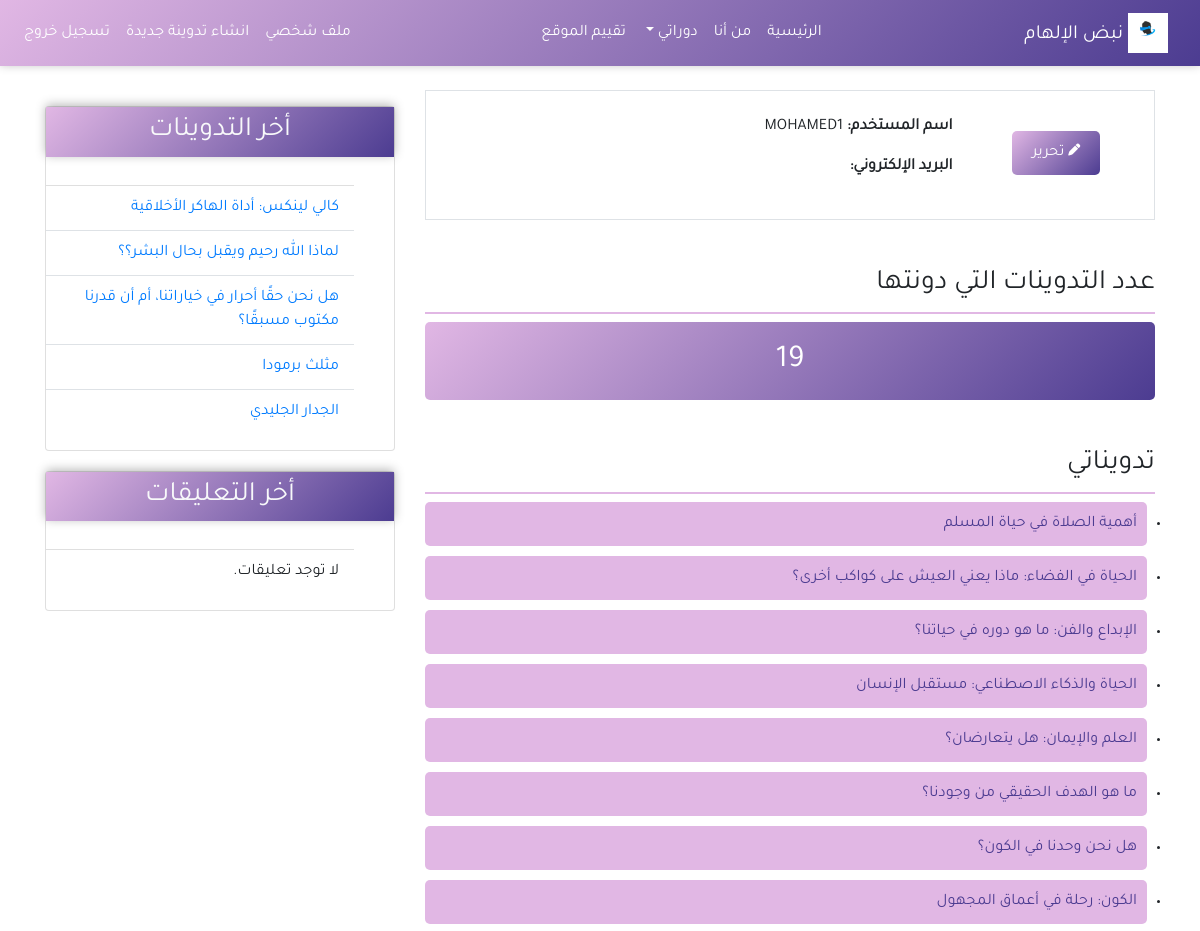
The page /profile/?page=2 (signed in, upper part) on the database as committed earlier.
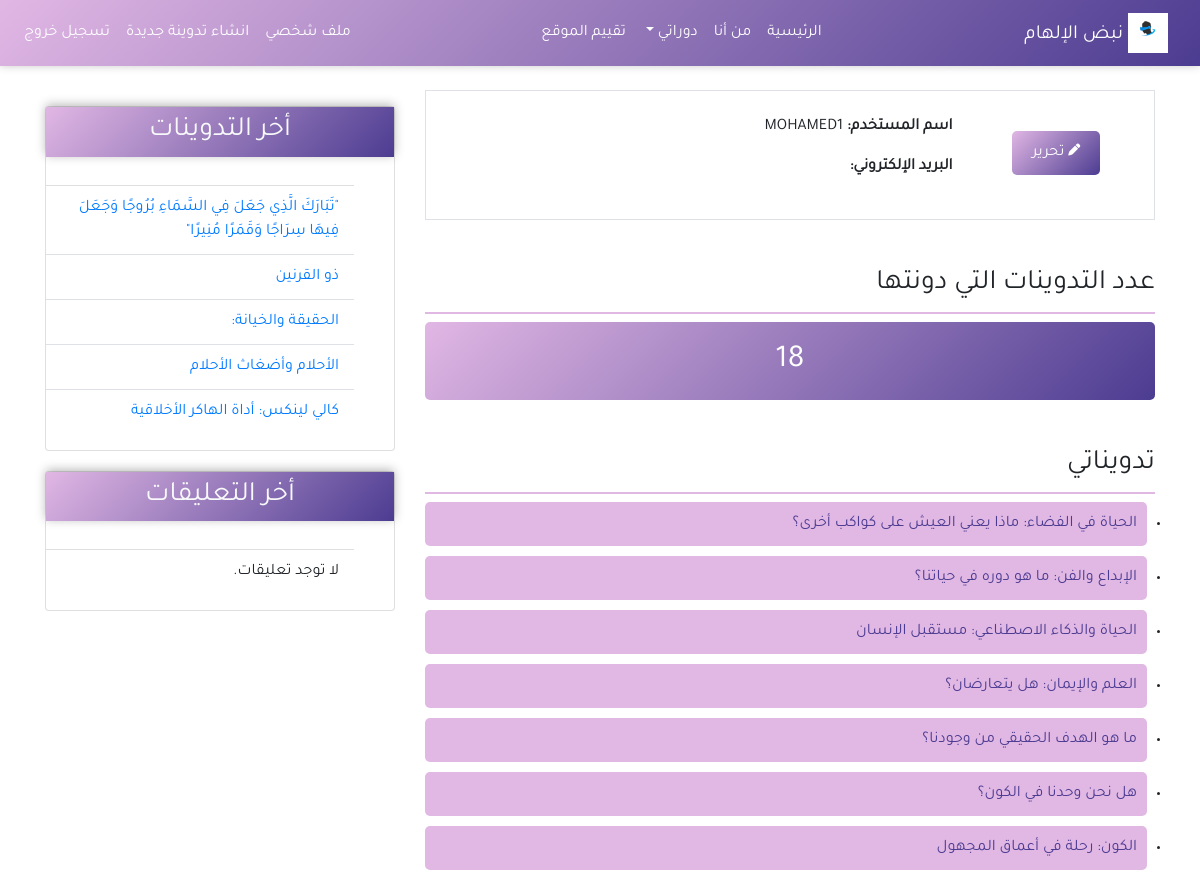
The same page on the database as committed later.
### myblog/models.py (models this page shows, shortened)
class Post(models.Model):
    title = models.CharField(max_length=100)
    content = models.TextField()
    post_date = models.DateTimeField(default=timezone.now)
    post_update = models.DateTimeField(auto_now=True)
    user = models.ForeignKey(User, on_delete=models.SET_NULL, null=True, blank=True)
    class Meta:
        ordering = ('-post_date',)

### users/views.py (the view)
# urls.py: path('profile/',views.profile, name='profile'),
@login_required(login_url='login')
def profile(request):
    posts = Post.objects.filter(user=request.user)  # تعديل هنا
    paginator = Paginator(posts, 10)  # تحديد عدد المشاركات لكل صفحة
    page = request.GET.get('page')  # الحصول على رقم الصفحة من الطلب
    try:
        post_list = paginator.page(page)  # الحصول على المشاركات للصفحة المحددة
    except PageNotAnInteger:
        post_list = paginator.page(1)  # إذا لم يكن الرقم صحيحًا، ابدأ من الصفحة 1
    except EmptyPage:
        post_list = paginator.page(paginator.num_pages)  # إذا كانت الصفحة فارغة، اذهب إلى آخر صفحة
    return render(request, 'users/profile.html', {
        'title': 'الملف الشخصي',
        'posts': posts,
        'page': page,
        'post_list': post_list
    })

### myblog/templatetags/post_tags.py (called while the page is built)
@register.inclusion_tag('myblog/latest_blog.html')
def latest_blog():
    context = {
        'l_blog':Post.objects.all()[0:5]
    }
    return context

@register.inclusion_tag('myblog/latest_comments.html')
def latest_comments():
    context = {
        'l_comments':Comment.objects.filter(active=True)[0:5]
    }
    return context

### users/templates/users/profile.html (shortened to what this page needs)
{% extends 'myblog/index.html' %}
{% block content %}
<div class="border p-4 mb-5">
    <div class="row">
        <div class="col-md-3 text-center">
            <div class="custom-card">
                <div class="mt-3">
                    <a class="btn custom-button" href="{% url 'profile_update' %}"><i class="fas fa-pen fa-xs"></i> تحرير</a>
                </div>
            </div>
        </div>
        <div class="col-md-9">
            <p class="font-weight-bold">اسم المستخدم: <span class="font-weight-normal">{{ user.username }}</span></p>
            <p class="font-weight-bold">البريد الإلكتروني: </p>
        </div>
    </div>
</div>
<div class="row mb-5">
    <div class="col-md">
        <h3 class="custom-heading">عدد التدوينات التي دونتها</h3>
        <h4 class="post-count">
            {{ posts.count }}
        </h4>
        <h3 class="custom-heading mt-5">تدويناتي</h3>
        {% if posts %}
            <ul class="pr-2">
                {% for post in post_list %}
                    <li><a class="post-title" href="{% url 'post_detail' post.id %}">{{ post.title }}</a></li>
                {% endfor %}
            </ul>
        {% else %}
            <h4 class="text-center mb-5">لا يوجد تدوينات</h4>
        {% endif %}
    </div>
</div>
{% endblock %}

### myblog/templates/myblog/latest_blog.html
<ul class="list-group-flush latest-post ">
    {% for post in l_blog %}
        <li class="list-group-item latest-post-item">
            <a href="{% url 'post_detail' post.id %}" class="text-decoration-none text-primary">{{ post.title }}</a>
        </li>
    {% endfor %}
</ul>

Rows that differ between the two databases and show on the page:
no longer on this page (row unchanged): Post: title "أهمية الصلاة في حياة المسلم", shown under "تدويناتي"
removed Post: title "لماذا الله رحيم ويقبل بحال البشر؟؟", shown under "أخر التدوينات"
no longer on this page (row unchanged): Post: title "هل نحن حقًا أحرار في خياراتنا، أم أن قدرنا مكتوب مسبقًا؟", shown under "أخر التدوينات"
no longer on this page (row unchanged): Post: title "مثلث برمودا", shown under "أخر التدوينات"
no longer on this page (row unchanged): Post: title "الجدار الجليدي", shown under "أخر التدوينات"
added Post: title "\"تَبَارَكَ الَّذِي جَعَلَ فِي السَّمَاءِ بُرُوجًا وَجَعَلَ فِيهَا سِرَاجًا وَقَمَرًا مُنِيرًا\"", shown under "أخر التدوينات"
added Post: title "ذو القرنين", shown under "أخر التدوينات"
added Post: title "الحقيقة والخيانة:", shown under "أخر التدوينات"
added Post: title "الأحلام وأضغاث الأحلام", shown under "أخر التدوينات"
Other text that changed with them:
{{ posts.count }}: "19" → "18"
